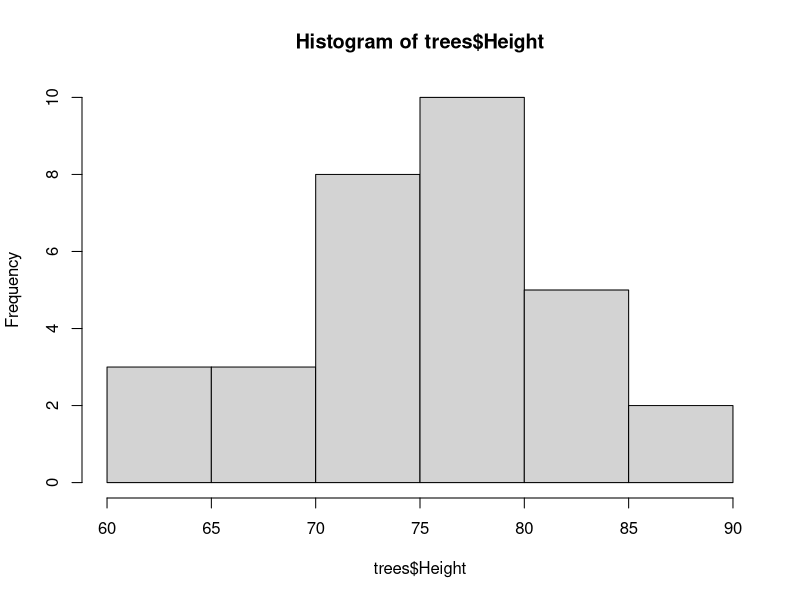
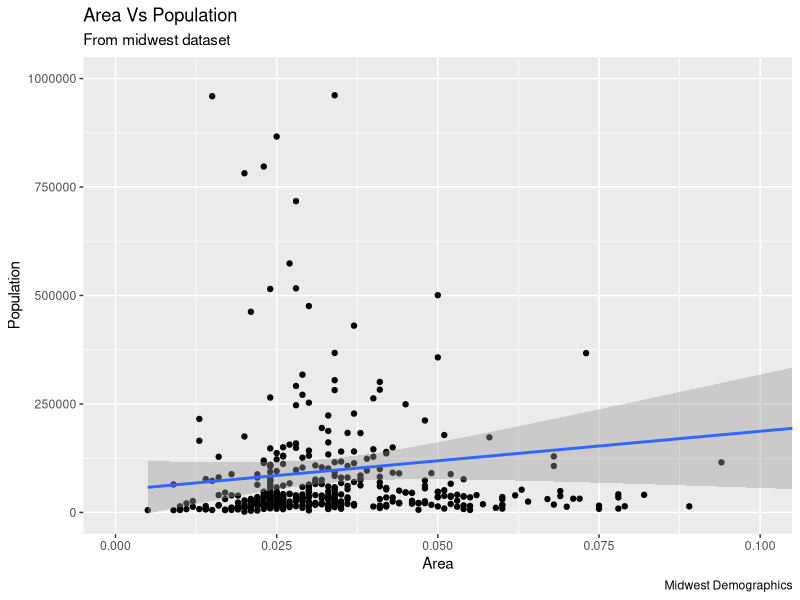

Write the R code that produced these figures, in order.
# Plot Generator

data("mtcars")
data(trees)
data("Titanic")
data("airquality")

summary(airquality)
# The summary method displays descriptive statistics for every variable in the dataset, depending upon the type of the variable.

# shows the frequency of heights of given trees.
hist(trees$Height)


# head and tail functions - shows either the top or bottom data with a second arg for how many
# rows of data will be displayed.

# plot two given variables to a graph
# plot(x, y) 

# Setup
options(scipen=999)  # turn off scientific notation like 1e+06
library(ggplot2)
data("midwest", package = "ggplot2")  # load the data
# midwest <- read.csv("http://goo.gl/G1K41K") # alt source 

# Init Ggplot
#g <- ggplot(midwest, aes(x=area, y=poptotal)) + geom_point() + geom_smooth(method="lm")  

# area and poptotal are columns in 'midwes
# plot the scatterplot to the graph

# mETHOD 1  of making it cleaner
# Make the graph look more cleaner by adjusting the x and y ranges
# g + xlim(c(0, 0.1)) + ylim(c(0, 1000000)) 

# method 2 - of making it cleaner
# Zooming in the graph
# g1 <- g + coord_cartesian(xlim=c(0,0.1), ylim=c(0, 1000000))  # zooms in

# Add Title and Labels
#g1 + labs(title="Area Vs Population", 
#          subtitle="From midwest dataset",
#          y="Population",
#          x="Area",
#          caption="Midwest Demographics"
#)

# or use the built in ggtittle , xlab and ylab values
# g1 + ggtitle("Area Vs Population", subtitle="From midwest dataset") + xlab("Area") + ylab("Population")


# Full Plot call
 library(ggplot2)
 ggplot(midwest, aes(x=area, y=poptotal)) + 
   geom_point() + 
  geom_smooth(method="lm") + 
  coord_cartesian(xlim=c(0,0.1), ylim=c(0, 1000000)) + 
  labs(title="Area Vs Population", subtitle="From midwest dataset", y="Population", x="Area", caption="Midwest Demographics")

